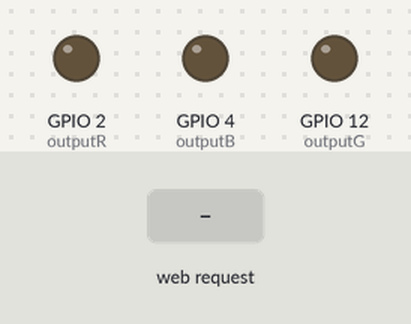
The program below on a simulated ESP32. Parts: output pins drawn as LEDs (lit = HIGH). Dashed ring = blinking. Inputs (shaded band) come from the test bench. WiFi joins after 1.5 s; servers stay silent unless stated; what the program prints to the serial monitor is not drawn.

Above: at 2.7 s.
2.8 s: HTTP request GET /animation1 received
At 3.15 s:
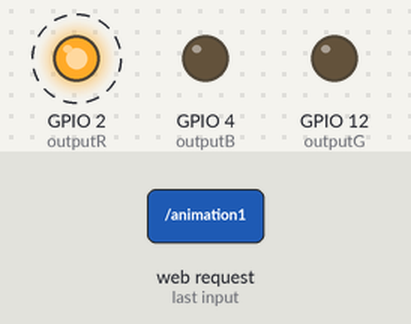
5.8 s: HTTP request GET /animation2 received
At 6.15 s:
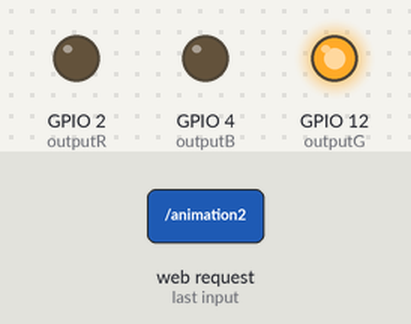
8.8 s: HTTP request GET /speed2 received
At 8.86 s:
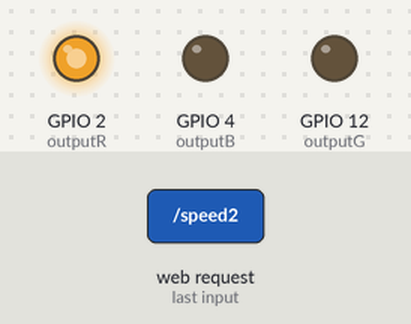
11.8 s: HTTP request GET /animation3 received
At 12.8 s:
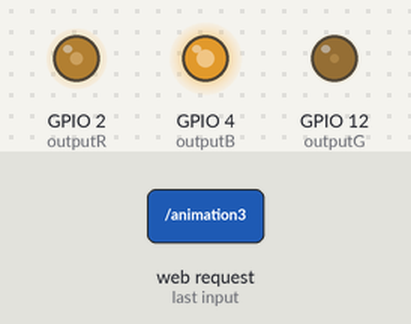
14.8 s: HTTP request GET /animation4 received
17.8 s: HTTP request GET /speed3 received
Timing chart, 0 to 21.8 s (numbered marks = the images above; inputs shaded):
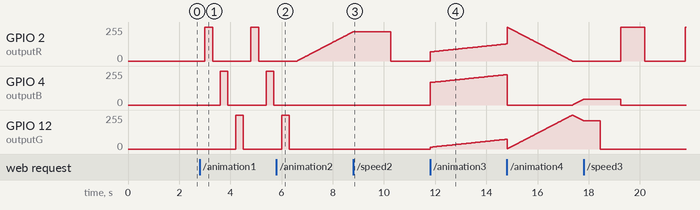

The program:

main.cpp
```cpp
/*********
  Rui Santos
  Complete project details at http://randomnerdtutorials.com
*********/

// Load Wi-Fi library
#include <WiFi.h>
#include <Arduino.h>
#include <ESPmDNS.h>

// Replace with your network credentials
const char* ssid = "Kaprcka_2G";
const char* password = "bobina25";


// Set web server port number to 80
WiFiServer server(80);

// Variable to store the HTTP request
String header;

// Auxiliar variables to store the current output state
String outputRState = "off";
String outputBState = "off";
String outputGState = "off";

// Assign output variables to GPIO pins
const int outputR = 2;
const int outputB = 4;
const int outputG = 12;

int animation_on = 0;
int animation = 0;
int speed = 1;

int Rvalue = 0;
int Bvalue = 0;
int Gvalue = 0;

int Radd = 1;
int Badd = 0;
int Gadd = 0;

int switch_add = 0;

int prevR = 0, prevG = 0, prevB = 0; // all of the previous RGB values

// Current time
unsigned long currentTime = millis();
// Previous time
unsigned long previousTime = 0;
// Define timeout time in milliseconds (example: 2000ms = 2s)
const long timeoutTime = 2000;

void RGB() {
  unsigned int rgbColour[3];
 // Start off with red.
 rgbColour[0] = 255;
 rgbColour[1] = 0;
 rgbColour[2] = 0;
 // Choose the colours to increment and decrement.
 for (int decColour = 0; decColour < 3; decColour += 1) {
   int incColour = decColour == 2 ? 0 : decColour + 1;
   // cross-fade the two colours.
   for(int i = 0; i < 255; i += 1) {
    rgbColour[decColour] -= 1;
    rgbColour[incColour] += 1;
    analogWrite(outputR, rgbColour[0]);
    analogWrite(outputG, rgbColour[1]);
    analogWrite(outputB, rgbColour[2]);
    delay(10/speed);
   }
 }
}

void animations(void *pvParameter) {
  int counter = 0;
  while(1) {
    switch (animation) {
      case 1:
        analogWrite(outputR, 255);
        delay(300/speed);
        analogWrite(outputR, 0);
        delay(300/speed);
        analogWrite(outputB, 255);
        delay(300/speed);
        analogWrite(outputB, 0);
        delay(300/speed);
        analogWrite(outputG, 255);
        delay(300/speed);
        analogWrite(outputG, 0);
        delay(300/speed);
        break;
      case 2:
        if (Gadd) {
          if (switch_add) {
            Gvalue--;
            if (!Gvalue) {
              switch_add = 0;
              Gadd = 0;
              Radd = 1;
            }
          }
          else {
            Gvalue++;
          }
          if (Gvalue == 255) {
            switch_add = 1;
          }
        }
        else if (Badd) {
          if (switch_add) {
            Bvalue--;
            if (!Bvalue) {
              switch_add = 0;
              Badd = 0;
              Gadd = 1;
            }
          }
          else {
            Bvalue++;
          }
          if (Bvalue == 255) {
            switch_add = 1;
          }
        }
        else if (Radd) {
          if (switch_add) {
            Rvalue--;
            if (!Rvalue) {
              switch_add = 0;
              Radd = 0;
              Badd = 1;
            }
          }
          else {
            Rvalue++;
          }
          if (Rvalue == 255) {
            switch_add = 1;
          }
        }
        analogWrite(outputR, Rvalue);
        analogWrite(outputB, Bvalue);
        analogWrite(outputG, Gvalue);
        delay(10/speed);
        break;
      case 3:
        analogWrite(outputR, counter%255);
        analogWrite(outputB, (counter+100)%255);
        analogWrite(outputG, (counter+200)%255);
        delay(50/speed);
        break;
      case 4:
        RGB();
        delay(500/speed);
        break;
      default:
        digitalWrite(outputR, LOW);
        digitalWrite(outputB, LOW);
        digitalWrite(outputG, LOW);
        delay(200);
        break;
    }
    counter++;
  }
}

void setup() {
  xTaskCreate(&animations, "party_disco", 2048, NULL, 5, NULL);
  Serial.begin(115200);
  // Initialize the output variables as outputs
  pinMode(outputR, OUTPUT);
  pinMode(outputB, OUTPUT);
  pinMode(outputG, OUTPUT);
  // Set outputs to LOW
  digitalWrite(outputR, LOW);
  digitalWrite(outputB, LOW);
  digitalWrite(outputG, LOW);

  // Connect to Wi-Fi network with SSID and password
  Serial.print("Connecting to ");
  //WiFi.softAP("ESP32", NULL);
  Serial.println(ssid);
  WiFi.begin(ssid, password);
  while (WiFi.status() != WL_CONNECTED) {
    delay(500);
    Serial.print(".");
  }

  // Print local IP address and start web server
  Serial.println("");
  Serial.println("WiFi connected.");
  Serial.println("IP address: ");
  Serial.println(WiFi.localIP());
  //Serial.println(WiFi.softAPIP());
  if(!MDNS.begin("esp32")) {
     Serial.println("Error starting mDNS");
     return;
  }
  server.begin();
}

void loop(){
  WiFiClient client = server.available();   // Listen for incoming clients

  if (client) {                             // If a new client connects,
    currentTime = millis();
    previousTime = currentTime;
    Serial.println("New Client.");          // print a message out in the serial port
    String currentLine = "";                // make a String to hold incoming data from the client
    while (client.connected() && currentTime - previousTime <= timeoutTime) {  // loop while the client's connected
      currentTime = millis();
      if (client.available()) {             // if there's bytes to read from the client,
        char c = client.read();             // read a byte, then
        Serial.write(c);                    // print it out the serial monitor
        header += c;
        if (c == '\n') {                    // if the byte is a newline character
          // if the current line is blank, you got two newline characters in a row.
          // that's the end of the client HTTP request, so send a response:
          if (currentLine.length() == 0) {
            // HTTP headers always start with a response code (e.g. HTTP/1.1 200 OK)
            // and a content-type so the client knows what's coming, then a blank line:
            client.println("HTTP/1.1 200 OK");
            client.println("Content-type:text/html");
            client.println("Connection: close");
            client.println();

            // turns the GPIOs on and off
            if (header.indexOf("GET /on") >= 0) {
              Serial.println("GPIO 2 on");
              outputRState = "on";
              outputBState = "on";
              outputGState = "on";
              analogWrite(outputR, 255);
              delay(200);
              analogWrite(outputR, 0);
            } else if (header.indexOf("GET /off") >= 0) {
              Serial.println("GPIO 2 off");
              outputRState = "off";
              outputBState = "off";
              outputGState = "off";
              animation_on = 0;
              animation = 0;
              speed = 1;
              analogWrite(outputR, 0);
              analogWrite(outputB, 0);
              analogWrite(outputG, 0);
              delay(200);
            }
              else if (header.indexOf("GET /animation1") >= 0) {
                animation_on = 1;
                animation = 1;
                speed = 1;
              }
              else if (header.indexOf("GET /animation2") >= 0) {
                animation_on = 1;
                animation = 2;
                speed = 1;
              }
              else if (header.indexOf("GET /animation3") >= 0) {
                animation_on = 1;
                animation = 3;
                speed = 1;
              }
              else if (header.indexOf("GET /animation4") >= 0) {
                animation_on = 1;
                animation = 4;
                speed = 1;
              }
              else if (header.indexOf("GET /speed1") >= 0) {
                animation_on = 1;
                speed = 1;
              }
              else if (header.indexOf("GET /speed2") >= 0) {
                animation_on = 1;
                speed = 2;
              }
              else if (header.indexOf("GET /speed3") >= 0) {
                animation_on = 1;
                speed = 3;
              }
              else if (header.indexOf("GET /animation_off") >= 0) {
                Serial.println("animation OFF");
                animation_on = 0;
                animation = 0;
                speed = 1;
                analogWrite(outputR, 0);
                analogWrite(outputB, 0);
                analogWrite(outputG, 0);
              }

            // Display the HTML web page
            client.println("<!DOCTYPE html><html>");
            client.println("<head><meta name=\"viewport\" content=\"width=device-width, initial-scale=1\">");
            client.println("<link rel=\"icon\" href=\"data:,\">");
            // CSS to style the on/off buttons
            // Feel free to change the background-color and font-size attributes to fit your preferences
            client.println("<style>html { font-family: Helvetica; display: inline-block; margin: 0px auto; text-align: center;}");
            client.println(".button { background-color: #4CAF50; border: none; color: white; padding: 16px 40px;");
            client.println("text-decoration: none; font-size: 30px; margin: 2px; cursor: pointer;}");
            client.println(".animation_button > p {display: inline-block;}");
            client.println(".button2 {background-color: #555555;}</style></head>");

            // Web Page Heading
            client.println("<body><h1>RGB LED controls - xkapra00</h1>");

            // Display current state, and ON/OFF buttons for GPIO 2
            client.println("<p>RGB LED state " + outputRState + "</p>");
            // If the outputRState is off, it displays the ON button
            if (outputRState=="off") {
              client.println("<p><a href=\"/on\"><button class=\"button\">ON</button></a></p>");
            } else {
              client.println("<p><a href=\"/off\"><button class=\"button button2\">OFF</button></a></p>");
              client.println("<div class=\"animation_button\">");
              if (animation == 1) {
                client.println("<p><a href=\"/animation_off\"><button class=\"button button2\">Color switch</button></a></p>");
              }
              else {
                client.println("<p><a href=\"/animation1\"><button class=\"button button3\">Color switch</button></a></p>");
              }
              //client.println("<p><a href=\"/animation1\"><button class=\"button button3\">Color switch</button></a></p>");
              if (animation == 2) {
                client.println("<p><a href=\"/animation_off\"><button class=\"button button2\">Color fade</button></a></p>");
              }
              else {
                client.println("<p><a href=\"/animation2\"><button class=\"button button3\">Color fade</button></a></p>");
              }
              if (animation == 3) {
                client.println("<p><a href=\"/animation_off\"><button class=\"button button2\">Random color fade</button></a></p>");
              }
              else {
                client.println("<p><a href=\"/animation3\"><button class=\"button button3\">Random color fade</button></a></p>");
              }
              if (animation == 4) {
                client.println("<p><a href=\"/animation_off\"><button class=\"button button2\">RGB spectrum fade</button></a></p>");
              }
              else {
                client.println("<p><a href=\"/animation4\"><button class=\"button button3\">RGB spectrum fade</button></a></p>");
              }
              //client.println("<p><a href=\"/animation2\"><button class=\"button button3\">Color fade</button></a></p>");
              //client.println("<p><a href=\"/animation3\"><button class=\"button button3\">Random color fade</button></a></p>");
              //client.println("<p><a href=\"/animation4\"><button class=\"button button3\">RGB spectrum fade</button></a></p>");
              client.println("</div>");
              if (animation_on) {
                if (speed == 1) {
                  client.println("<p><a href=\"/speed1\"><button class=\"button button2\">Slow speed</button></a></p>");
                  client.println("<p><a href=\"/speed2\"><button class=\"button button3\">Medium speed</button></a></p>");
                  client.println("<p><a href=\"/speed3\"><button class=\"button button3\">Fast speed</button></a></p>");
                }
                if (speed == 2) {
                  client.println("<p><a href=\"/speed1\"><button class=\"button button3\">Slow speed</button></a></p>");
                  client.println("<p><a href=\"/speed2\"><button class=\"button button2\">Medium speed</button></a></p>");
                  client.println("<p><a href=\"/speed3\"><button class=\"button button3\">Fast speed</button></a></p>");
                }
                if (speed == 3) {
                  client.println("<p><a href=\"/speed1\"><button class=\"button button3\">Slow speed</button></a></p>");
                  client.println("<p><a href=\"/speed2\"><button class=\"button button3\">Medium speed</button></a></p>");
                  client.println("<p><a href=\"/speed3\"><button class=\"button button2\">Fast speed</button></a></p>");
                }
                //client.println("<p><a href=\"/speed1\"><button class=\"button button3\">Slow speed</button></a></p>");
                //client.println("<p><a href=\"/speed2\"><button class=\"button button3\">Medium speed</button></a></p>");
                //client.println("<p><a href=\"/speed3\"><button class=\"button button3\">Fast speed</button></a></p>");
              }

            }

            client.println("</body></html>");

            // The HTTP response ends with another blank line
            client.println();
            // Break out of the while loop
            break;
          } else { // if you got a newline, then clear currentLine
            currentLine = "";
          }
        } else if (c != '\r') {  // if you got anything else but a carriage return character,
          currentLine += c;      // add it to the end of the currentLine
        }
      }
    }
    // Clear the header variable
    header = "";
    // Close the connection
    client.stop();
    Serial.println("Client disconnected.");
    Serial.println("");
  }
}
```

Measured:
- after the input at 2.8 s, GPIO 2 (outputR): alternates 255/255 for 0.30 s and 0/255 for 1.5 s, starting after 0.20 s; GPIO 4 (outputB): alternates 255/255 for 0.30 s and 0/255 for 1.5 s, starting after 0.80 s; GPIO 12 (outputG): 0/255 → 255/255 after 1.4 s, → 0/255 0.30 s later
- after the input at 5.8 s, GPIO 4 (outputB): stays 0/255 (without the input it goes to 255/255 after 1.4 s); GPIO 12 (outputG): goes on until 6.3 s, then stays 0/255
- after the input at 8.8 s, GPIO 4 (outputB): stays 0/255 (without the input it goes to 1/255 after 2.9 s)
- after the input at 11.8 s, GPIO 2 (outputR): moves from 0/255 to 128/255 over 3.0 s, starting at once; GPIO 4 (outputB): moves from 0/255 to 228/255 over 3.0 s, starting at once
